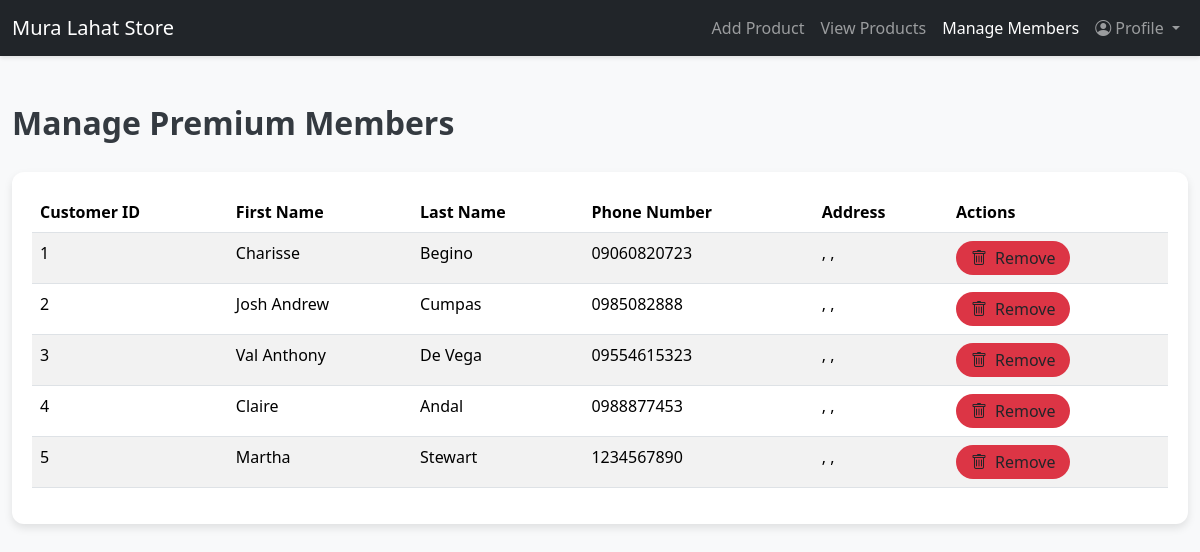
The page /manage_members.php on the database as committed earlier.
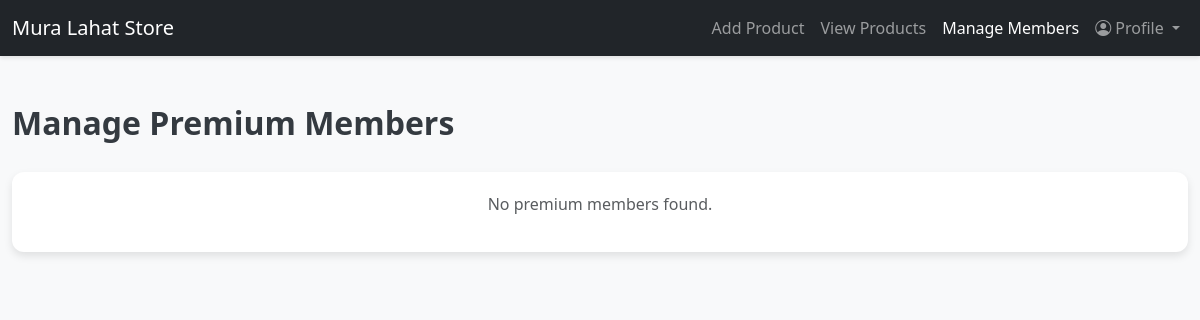
The same page on the database as committed later.
### tables this page shows
CREATE TABLE `customer` (
  `Customer_ID` int(11) NOT NULL AUTO_INCREMENT,
  `CA_ID` int(11) NOT NULL,
  `Customer_FirstName` varchar(255) DEFAULT NULL,
  `Customer_LastName` varchar(255) DEFAULT NULL,
  `Customer_Phone` varchar(255) DEFAULT NULL,
  `Membership_Status` tinyint(1) DEFAULT 0 COMMENT '0 = Non-member, 1 = Premium Member',
  PRIMARY KEY (`Customer_ID`),
  UNIQUE KEY `Customer_Phone` (`Customer_Phone`),
  KEY `CA_ID` (`CA_ID`),
  CONSTRAINT `customer_ibfk_1` FOREIGN KEY (`CA_ID`) REFERENCES `customer_address` (`CA_ID`) ON DELETE RESTRICT ON UPDATE CASCADE
);

### classes/database.php (called while the page is built, shortened)
<?php
class database {
    function opencon(): PDO {
        $con = new PDO('mysql:host=127.0.0.1;dbname=testml2;charset=utf8mb4', 'root', '');
        $con->setAttribute(PDO::ATTR_ERRMODE, PDO::ERRMODE_EXCEPTION);
        return $con;
    }
    function getMembers() {
        $con = $this->opencon();
        $query = "
            SELECT
                c.Customer_ID,
                c.Customer_FirstName,
                c.Customer_LastName,
                c.Customer_Phone,
                ca.CA_Street,
                ca.CA_Barangay,
                ca.CA_City
            FROM customer c
            LEFT JOIN customer_address ca ON c.CA_ID = ca.CA_ID
            WHERE c.Membership_Status = 1";
        return $con->query($query)->fetchAll(PDO::FETCH_ASSOC);
    }
}
?>

### manage_members.php (the view, shortened to what this page needs)
<?php
require_once('classes/database.php');
$con = new database();
$members = $con->getMembers();
?>
<!doctype html>
<html lang="en">
<head>
    <link href="https://cdn.jsdelivr.net/npm/bootstrap@5.3.3/dist/css/bootstrap.min.css" rel="stylesheet">
    <link href="https://cdn.jsdelivr.net/npm/sweetalert2@11/dist/sweetalert2.min.css" rel="stylesheet">
    <link rel="stylesheet" href="https://cdn.jsdelivr.net/npm/bootstrap-icons@1.11.3/font/bootstrap-icons.min.css">
</head>
<body>
    <nav class="navbar navbar-expand-lg navbar-dark bg-dark">
        <div class="container-fluid">
            <a class="navbar-brand" href="#">Mura Lahat Store</a>
            <div class="collapse navbar-collapse" id="navbarNav">
                <ul class="navbar-nav ms-auto">
                    <li class="nav-item">
                        <a class="nav-link" href="add_product.php">Add Product</a>
                    </li>
                    <li class="nav-item">
                        <a class="nav-link" href="view_products.php">View Products</a>
                    </li>
                    <li class="nav-item">
                        <a class="nav-link active" aria-current="page" href="manage_members.php">Manage Members</a>
                    </li>
                    <li class="nav-item dropdown">
                        <a class="nav-link dropdown-toggle" href="#" id="profileDropdown" role="button" data-bs-toggle="dropdown" aria-expanded="false">
                            <i class="bi bi-person-circle"></i> Profile
                        </a>
                    </li>
                </ul>
            </div>
        </div>
    </nav>
    <div class="container my-5">
        <h2 class="section-title">Manage Premium Members</h2>
        <div class="table-container">
            <?php if (!empty($members)): ?>
                <table class="table table-striped">
                    <thead>
                        <tr>
                            <th scope="col">Customer ID</th>
                            <th scope="col">First Name</th>
                            <th scope="col">Last Name</th>
                            <th scope="col">Phone Number</th>
                            <th scope="col">Address</th>
                            <th scope="col">Actions</th>
                        </tr>
                    </thead>
                    <tbody>
                        <?php foreach ($members as $member): ?>
                            <tr>
                                <td><?php echo htmlspecialchars($member['Customer_ID']); ?></td>
                                <td><?php echo htmlspecialchars($member['Customer_FirstName']); ?></td>
                                <td><?php echo htmlspecialchars($member['Customer_LastName']); ?></td>
                                <td><?php echo htmlspecialchars($member['Customer_Phone']); ?></td>
                                <td><?php echo htmlspecialchars($member['CA_Street'] . ', ' . $member['CA_Barangay'] . ', ' . $member['CA_City']); ?></td>
                                <td>
                                    <button class="btn btn-delete" onclick="deleteMember(<?php echo $member['Customer_ID']; ?>)">
                                        <i class="bi bi-trash me-2"></i>Remove
                                    </button>
                                </td>
                            </tr>
                        <?php endforeach; ?>
                    </tbody>
                </table>
            <?php else: ?>
                <p class="text-muted text-center">No premium members found.</p>
            <?php endif; ?>
        </div>
    </div>
</body>
</html>

### manage_members.php (style rules this page uses)
body { background-color: #f8f9fa; font-family: 'Segoe UI', Tahoma, Geneva, Verdana, sans-serif; }
.navbar { box-shadow: 0 2px 4px rgba(0, 0, 0, 0.1); }
.table-container { background: #ffffff; border-radius: 12px; box-shadow: 0 4px 8px rgba(0, 0, 0, 0.1); padding: 20px; margin-top: 30px; }
.section-title { font-size: 2rem; font-weight: 700; color: #343a40; margin-bottom: 30px; }
.container { max-width: 1200px; }
.btn-delete { background-color: #dc3545; border: none; border-radius: 50px; padding: 5px 15px; font-weight: 500; transition: background-color 0.3s ease; }

Rows that differ between the two databases and show on the page:
removed customer: Customer_ID "1", Customer_FirstName "Charisse", Customer_LastName "Begino", Customer_Phone "09060820723", CA_City ", ,"
removed customer: Customer_ID "2", Customer_FirstName "Josh Andrew", Customer_LastName "Cumpas", Customer_Phone "0985082888", CA_City ", ,"
removed customer: Customer_ID "3", Customer_FirstName "Val Anthony", Customer_LastName "De Vega", Customer_Phone "09554615323", CA_City ", ,"
removed customer: Customer_ID "4", Customer_FirstName "Claire", Customer_LastName "Andal", Customer_Phone "0988877453", CA_City ", ,"
removed customer: Customer_ID "5", Customer_FirstName "Martha", Customer_LastName "Stewart", Customer_Phone "1234567890", CA_City ", ,"
Other text that changed with them:
text no longer shown: "Customer ID First Name Last Name Phone Number Address Actions"
text now shown: "No premium members found."
